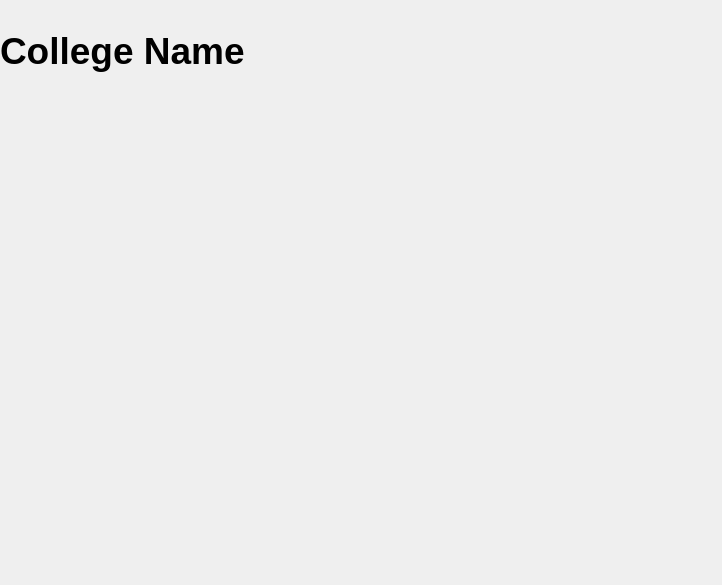
<?xml version="1.0" encoding="UTF-8"?>
<ui version="4.0">
 <class>InfoPageWindow</class>
 <widget class="QDialog" name="InfoPageWindow">
  <property name="geometry">
   <rect>
    <x>0</x>
    <y>0</y>
    <width>722</width>
    <height>585</height>
   </rect>
  </property>
  <property name="windowTitle">
   <string>Dialog</string>
  </property>
  <widget class="QLabel" name="label">
   <property name="geometry">
    <rect>
     <x>0</x>
     <y>20</y>
     <width>721</width>
     <height>61</height>
    </rect>
   </property>
   <property name="font">
    <font>
     <pointsize>28</pointsize>
     <bold>true</bold>
    </font>
   </property>
   <property name="text">
    <string>College Name</string>
   </property>
  </widget>
 </widget>
 <resources/>
 <connections/>
</ui>
